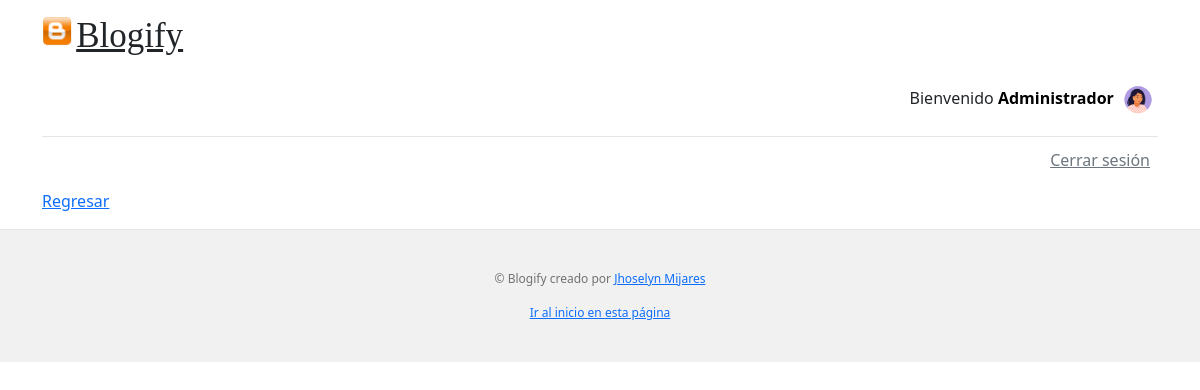
Page /blogify/acerca-de-mi (signed in) on the earlier database version.
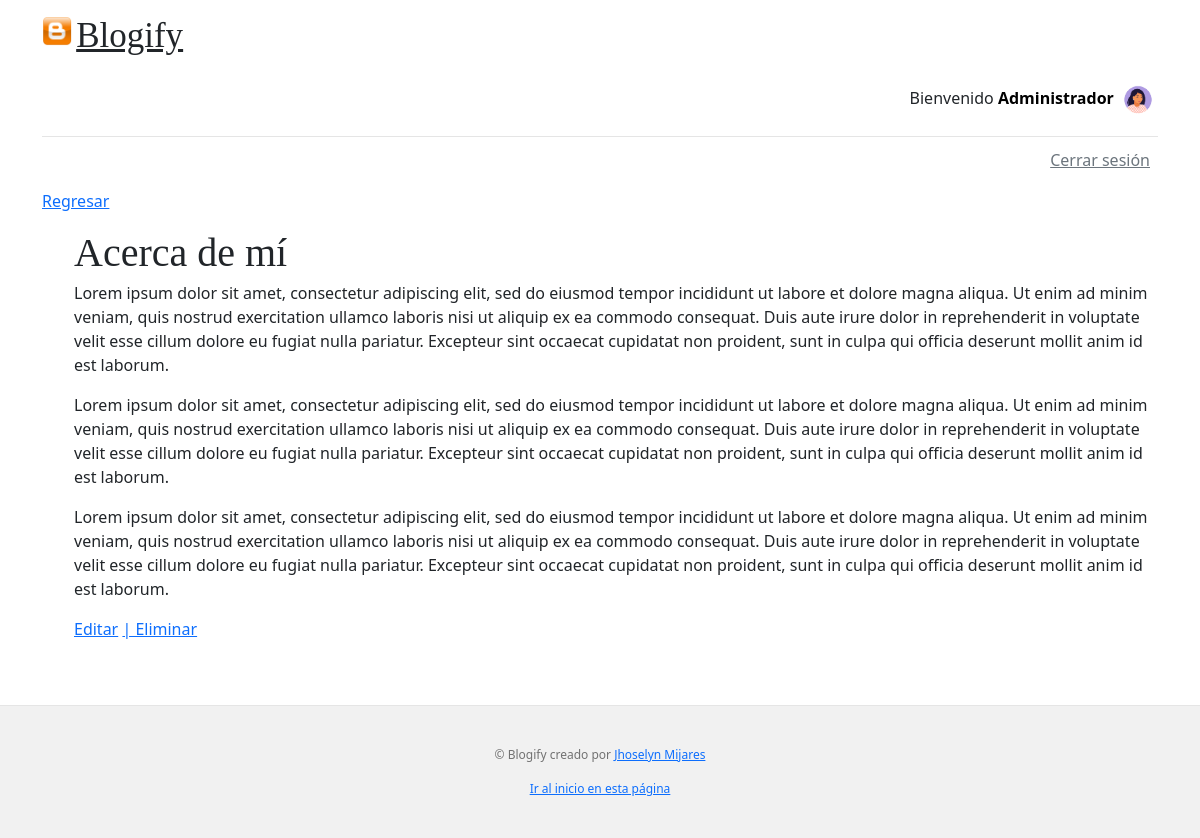
Same page on the later database version.
### blogs/models.py (models this page shows, shortened)
class Page(models.Model):
    title = models.CharField(max_length=200)
    content = RichTextField(blank=True)
    image = models.ForeignKey(Image, on_delete=models.RESTRICT,blank=True,null=True)

### blogify/views.py (the view)
# urls.py: path('blogify/acerca-de-mi', views.AboutMeListView.as_view(), name = "AboutMe"),
class AboutMeListView(ListView):
    model = Page
    template_name = "about_me.html"
    def get_context_data(self, **kwargs):
        context = super().get_context_data(**kwargs)
        set_user_context(self.request,context)
        context['pages'] = Page.objects.filter().order_by('-id')
        set_header_menu_comtext(context, False)
        return context

### blogify/views.py (called while the page is built)
def set_user_context(request, context):
    context["is_authenticated"] = request.user.is_authenticated
    if hasattr(request.user, 'first_name') and request.user.first_name != "":
        context["greeting"] = request.user.first_name
    else:
        context["greeting"] = request.user
    context["profile"] = Profile.objects.filter(user__username=request.user.username).first()

def set_header_menu_comtext(context, option):
    context["is_img"] = option
    context["is_show"] = option

### blogs/templates/about_me.html (shortened to what this page needs)
{% extends "base.html" %}
{% block content %}
<main class="container">
    <div class="row g-5">
        <div class="col-md-12">
            <a href="{% url 'Home' %}">Regresar</a>
            <ul>
                {% for page in pages %}
                <article class="blog-post">
                    <h2 class="blog-post-title mb-1">{{page.title}}</h2>
                    {% autoescape off %}
                    {{page.content}}
                    {% endautoescape %}
                    <div>
                        {% if is_authenticated == True and user.username == 'user.admin' %}
                        <a href="{% url 'AboutMeUpdate' page.id %}">Editar</a>
                        <a href="{% url 'AboutMeDelete' page.id %}">| Eliminar</a>
                        {% endif %}
                    </div>
                </article>
                {% endfor %}
            </ul>
        </div>
    </div>
</main>
{% endblock %}

Differences in the rows shown:
added Page: title "Acerca de mí", content "Lorem ipsum dolor sit amet, consectetur adipiscing elit, sed do eiusmod tempor incididunt ut labore et dolore magna aliqua. Ut enim ad minim veniam, quis nostrud exercitation ullamco laboris nisi ut aliquip ex ea commodo consequat. Duis aute irure dolor in reprehenderit in voluptate velit esse cillum dolore eu fugiat nulla pariatur. Excepteur sint occaecat cupidatat non proident, sunt in culpa qui officia deserunt mollit anim id est laborum. Lorem ipsum dolor sit amet, consectetur adipiscing elit, sed do eiusmod tempor incididunt ut labore et dolore magna aliqua. Ut enim ad minim veniam, quis nostrud exercitation ullamco laboris nisi ut aliquip ex ea commodo consequat. Duis aute irure dolor…"
